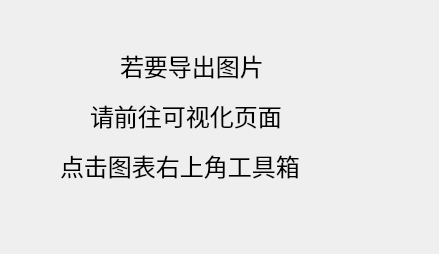
<?xml version="1.0" encoding="UTF-8"?>
<ui version="4.0">
 <class>export_visual_window</class>
 <widget class="QWidget" name="export_visual_window">
  <property name="geometry">
   <rect>
    <x>0</x>
    <y>0</y>
    <width>439</width>
    <height>254</height>
   </rect>
  </property>
  <property name="windowTitle">
   <string>Form</string>
  </property>
  <widget class="QLabel" name="label">
   <property name="geometry">
    <rect>
     <x>120</x>
     <y>50</y>
     <width>181</width>
     <height>31</height>
    </rect>
   </property>
   <property name="font">
    <font>
     <family>焦糖奶茶</family>
     <pointsize>18</pointsize>
    </font>
   </property>
   <property name="text">
    <string>若要导出图片</string>
   </property>
  </widget>
  <widget class="QLabel" name="label_2">
   <property name="geometry">
    <rect>
     <x>90</x>
     <y>100</y>
     <width>241</width>
     <height>31</height>
    </rect>
   </property>
   <property name="font">
    <font>
     <family>焦糖奶茶</family>
     <pointsize>18</pointsize>
    </font>
   </property>
   <property name="text">
    <string>请前往可视化页面</string>
   </property>
  </widget>
  <widget class="QLabel" name="label_3">
   <property name="geometry">
    <rect>
     <x>60</x>
     <y>150</y>
     <width>301</width>
     <height>31</height>
    </rect>
   </property>
   <property name="font">
    <font>
     <family>焦糖奶茶</family>
     <pointsize>18</pointsize>
    </font>
   </property>
   <property name="text">
    <string>点击图表右上角工具箱</string>
   </property>
  </widget>
 </widget>
 <resources/>
 <connections/>
</ui>
